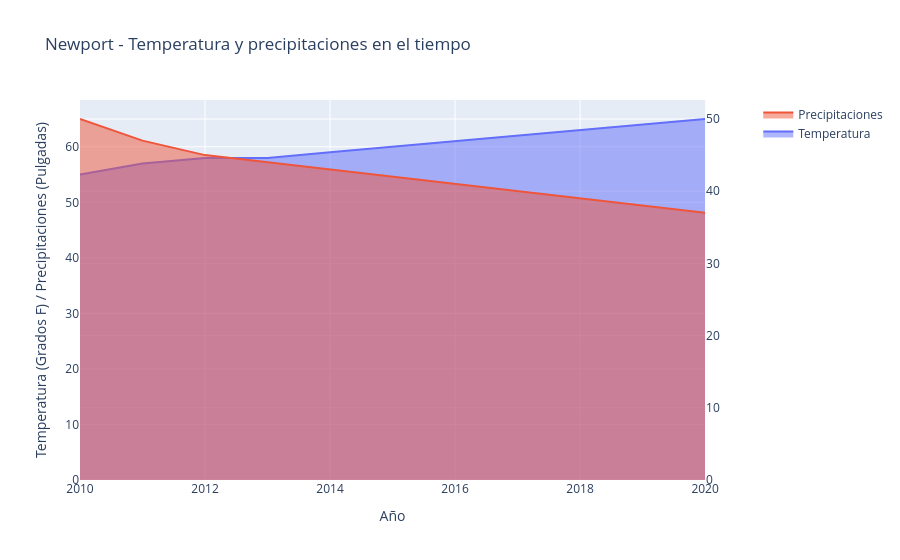

Notebook code cell kept with this figure:
### Markdown cell above
## Tip 4: Cuenta una historia con  tus datos

### Code cell
# Creación de gráfico de area apilada para Temperatura promedio y precipitaciones en el tiempo
fig4 = make_subplots(specs=[[{"secondary_y": True}]])
fig4.add_trace(go.Scatter(x=df['Year'], y=df['Temperature'], mode='lines', name='Temperatura',stackgroup='one'), secondary_y=False)
fig4.add_trace(go.Scatter(x=df['Year'], y=df['Rainfall'], mode='lines', name='Precipitaciones',stackgroup='one'), secondary_y=True)
fig4.update_layout(title='Newport - Temperatura y precipitaciones en el tiempo',xaxis_title='Año',yaxis_title='Temperatura (Grados F) / Precipitaciones (Pulgadas)')
fig4.show()

### Figure 1 — Plotly figure (JSON) as saved in the notebook; plotly's stock layout.template omitted (floating-point values rounded to 4 significant figures)
{"data": [{"mode": "lines", "name": "Temperatura", "stackgroup": "one", "type": "scatter", "x": [2010, 2011, 2012, 2013, 2014, 2015, 2016, 2017, 2018, 2019, 2020], "xaxis": "x", "y": [55, 57, 58, 58, 59, 60, 61, 62, 63, 64, 65], "yaxis": "y"}, {"mode": "lines", "name": "Precipitaciones", "stackgroup": "one", "type": "scatter", "x": [2010, 2011, 2012, 2013, 2014, 2015, 2016, 2017, 2018, 2019, 2020], "xaxis": "x", "y": [50, 47, 45, 44, 43, 42, 41, 40, 39, 38, 37], "yaxis": "y2"}], "layout": {"title": {"text": "Newport - Temperatura y precipitaciones en el tiempo"}, "xaxis": {"anchor": "y", "domain": [0, 0.94], "title": {"text": "Año"}}, "yaxis": {"anchor": "x", "domain": [0, 1], "title": {"text": "Temperatura (Grados F) / Precipitaciones (Pulgadas)"}}, "yaxis2": {"anchor": "x", "overlaying": "y", "side": "right"}}}
